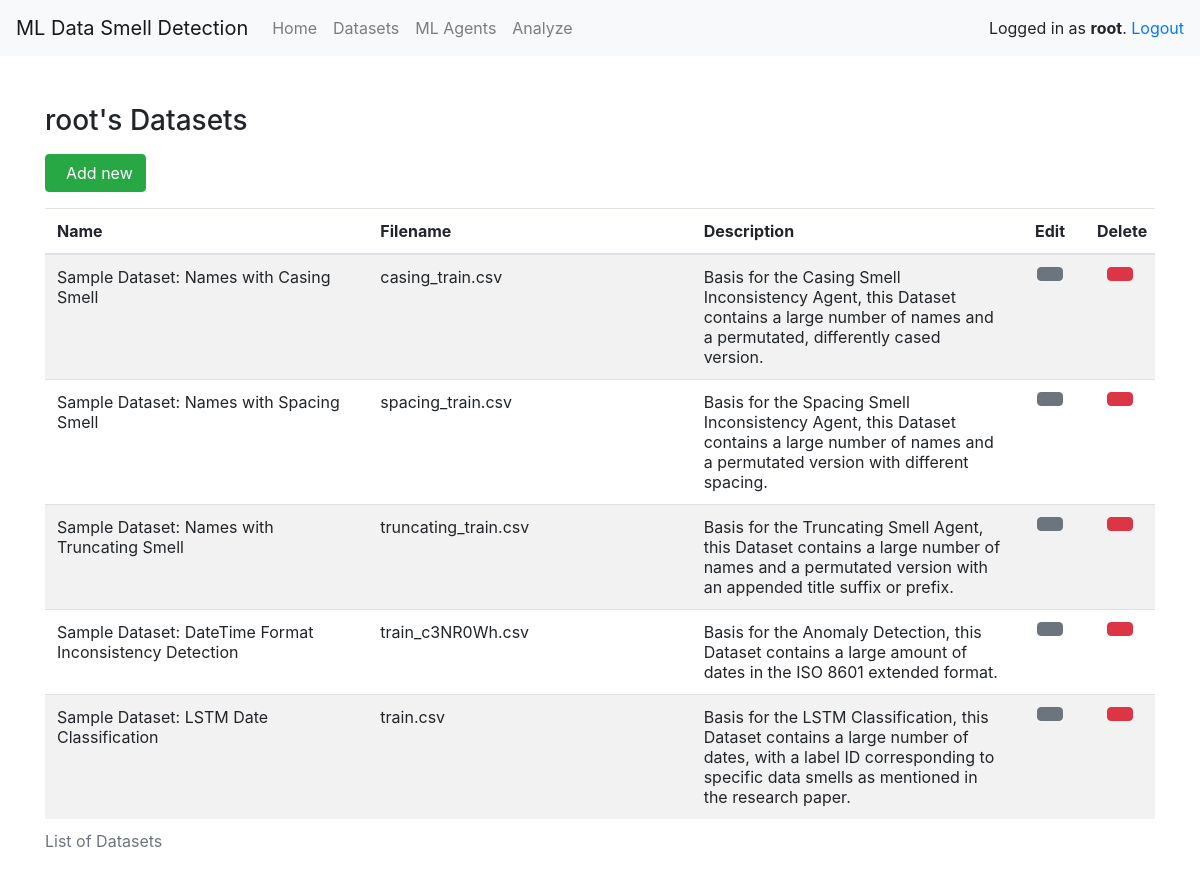
/datasets/ (signed in), run on the app's committed database.
### main/models.py (models this page shows)
class Dataset(models.Model):
    name = models.CharField(max_length=255)
    description = models.TextField(null=True)
    upload = models.FileField(upload_to=user_directory_path)
    col_length = models.IntegerField(null=True)
    row_length = models.IntegerField(null=True)
    user = models.ForeignKey(User, unique=False, on_delete=models.CASCADE, null=True)
    def get_filename(self):
        return os.path.basename(self.upload.name)

### main/views_datasets.py (the view)
# urls.py: path('datasets/', views_datasets.datasets, name='datasets'),
def datasets(request):
    if not request.user.is_authenticated:
        return redirect('/user/login')
    form = AddDatasetForm()
    delete_form = DeleteDatasetForm()
    delete_form.fields['id'].widget = forms.HiddenInput()
    datasets = Dataset.objects.filter(user=request.user)
    return render(request, 'main/datasets.html', {"username": request.user.username,
                    "form": form, "datasets": datasets, "deleteForm": delete_form})

### main/templates/main/datasets.html (shortened to what this page needs)
{% extends "main/baseloggedin.html" %}
{% load crispy_forms_tags %}
{% block content %}
<div class="container pt-5">
  <h3 class="mb-3">{{ username }}'s Datasets</h3>
  <button class="btn btn-success" data-toggle="modal" data-target="#addDatasetModal">Add new</button>
  <table class="table table-striped mt-3" style="table-layout:fixed;">
    <caption>List of Datasets</caption>
    <thead>
      <tr>
        <th scope="col">Name</th>
        <th scope="col">Filename</th>
        <th scope="col">Description</th>
        <th scope="col" style="width:70px;" class="text-center">Edit</th>
        <th scope="col" style="width:70px;" class="text-center">Delete</th>
      </tr>
    </thead>
    <tbody>
      {% for dataset in datasets %}
      <tr>
        <td>{{dataset.name}}</td>
        <td>{{dataset.get_filename}}</td>
        <td>{{dataset.description}}</td>
        <td class="text-center"><a href="/datasets/{{dataset.id}}"><button class="btn btn-secondary"></button></a></td>
        <td class="text-center"><button class="btn btn-danger"
            onclick="openDeleteDataset({{dataset.id}}, '{{dataset.name}}')"></button>
        </td>
      </tr>
      {% endfor %}
    </tbody>
  </table>
</div>
{% endblock %}

### main/templates/main/baseloggedin.html (shortened to what this page needs)
{% load crispy_forms_tags %}
<html lang="en">
<head>
    <link rel="stylesheet" href="https://cdn.jsdelivr.net/npm/bootstrap@4.6.0/dist/css/bootstrap.min.css"
>
    <link href="https://cdnjs.cloudflare.com/ajax/libs/open-iconic/1.1.1/font/css/open-iconic-bootstrap.min.css"
        rel="stylesheet">
</head>
<body>
    <nav class="navbar navbar-expand-lg navbar-light bg-light">
        <span class="navbar-brand">ML Data Smell Detection</span>
        <div class="collapse navbar-collapse" id="navbarNavAltMarkup">
            <div class="navbar-nav">
                <a class="nav-item nav-link" href="/">Home</a>
                <a class="nav-item nav-link" href="/datasets">Datasets</a>
                <a class="nav-item nav-link" href="/agents">ML Agents</a>
                <a class="nav-item nav-link" href="/analyze">Analyze</a>
            </div>
        </div>
        <ul class="navbar-nav ml-auto">
            <li>Logged in as <strong>{{ username }}</strong>. <a href="/user/logout">Logout</a></li>
        </ul>
    </nav>
    {% block content %}{% endblock %}
</body>
</html>

### data on the page
Dataset: name "Sample Dataset: Names with Casing Smell", get_filename "casing_train.csv", description "Basis for the Casing Smell Inconsistency Agent, this Dataset contains a large number of names and a permutated, differently cased version."
Dataset: name "Sample Dataset: Names with Spacing Smell", get_filename "spacing_train.csv", description "Basis for the Spacing Smell Inconsistency Agent, this Dataset contains a large number of names and a permutated version with different spacing."
Dataset: name "Sample Dataset: Names with Truncating Smell", get_filename "truncating_train.csv", description "Basis for the Truncating Smell Agent, this Dataset contains a large number of names and a permutated version with an appended title suffix or prefix."
Dataset: name "Sample Dataset: DateTime Format Inconsistency Detection", get_filename "train_c3NR0Wh.csv", description "Basis for the Anomaly Detection, this Dataset contains a large amount of dates in the ISO 8601 extended format."
Dataset: name "Sample Dataset: LSTM Date Classification", get_filename "train.csv", description "Basis for the LSTM Classification, this Dataset contains a large number of dates, with a label ID corresponding to specific data smells as mentioned in the research paper."

### other printed values
{{ username }} "root"
